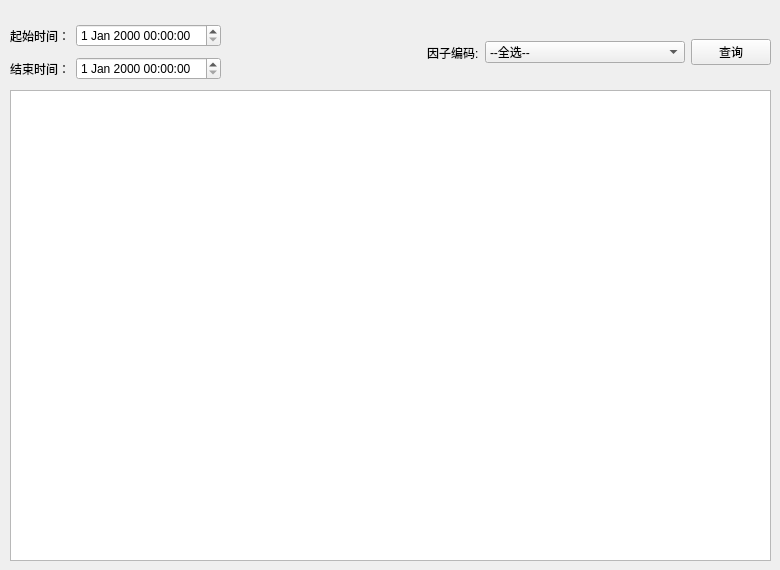
      <widget class="QWidget" name="tab_9">
       <attribute name="title">
        <string>历史数据</string>
       </attribute>
       <widget class="QTableWidget" name="tableWidget_2">
        <property name="geometry">
         <rect>
          <x>10</x>
          <y>90</y>
          <width>761</width>
          <height>471</height>
         </rect>
        </property>
       </widget>
       <widget class="QWidget" name="layoutWidget">
        <property name="geometry">
         <rect>
          <x>10</x>
          <y>20</y>
          <width>761</width>
          <height>65</height>
         </rect>
        </property>
        <layout class="QHBoxLayout" name="horizontalLayout_83">
         <item>
          <layout class="QVBoxLayout" name="verticalLayout_42">
           <item>
            <layout class="QHBoxLayout" name="horizontalLayout_81">
             <item>
              <widget class="QLabel" name="label_86">
               <property name="text">
                <string>起始时间：</string>
               </property>
              </widget>
             </item>
             <item>
              <widget class="QDateTimeEdit" name="dateTimeEdit_HS"/>
             </item>
            </layout>
           </item>
           <item>
            <layout class="QHBoxLayout" name="horizontalLayout_82">
             <item>
              <widget class="QLabel" name="label_87">
               <property name="text">
                <string>结束时间：</string>
               </property>
              </widget>
             </item>
             <item>
              <widget class="QDateTimeEdit" name="dateTimeEdit_HE"/>
             </item>
            </layout>
           </item>
          </layout>
         </item>
         <item>
          <spacer name="horizontalSpacer_104">
           <property name="orientation">
            <enum>Qt::Horizontal</enum>
           </property>
           <property name="sizeHint" stdset="0">
            <size>
             <width>40</width>
             <height>20</height>
            </size>
           </property>
          </spacer>
         </item>
         <item>
          <widget class="QLabel" name="label_88">
           <property name="text">
            <string>因子编码:</string>
           </property>
          </widget>
         </item>
         <item>
          <widget class="QComboBox" name="comboBox_FC">
           <property name="sizePolicy">
            <sizepolicy hsizetype="Minimum" vsizetype="Fixed">
             <horstretch>0</horstretch>
             <verstretch>0</verstretch>
            </sizepolicy>
           </property>
           <property name="minimumSize">
            <size>
             <width>200</width>
             <height>0</height>
            </size>
           </property>
           <item>
            <property name="text">
             <string>--全选--</string>
            </property>
           </item>
          </widget>
         </item>
         <item>
          <widget class="QPushButton" name="pushButton_53">
           <property name="text">
            <string>查询</string>
           </property>
          </widget>
         </item>
        </layout>
       </widget>
      </widget>
